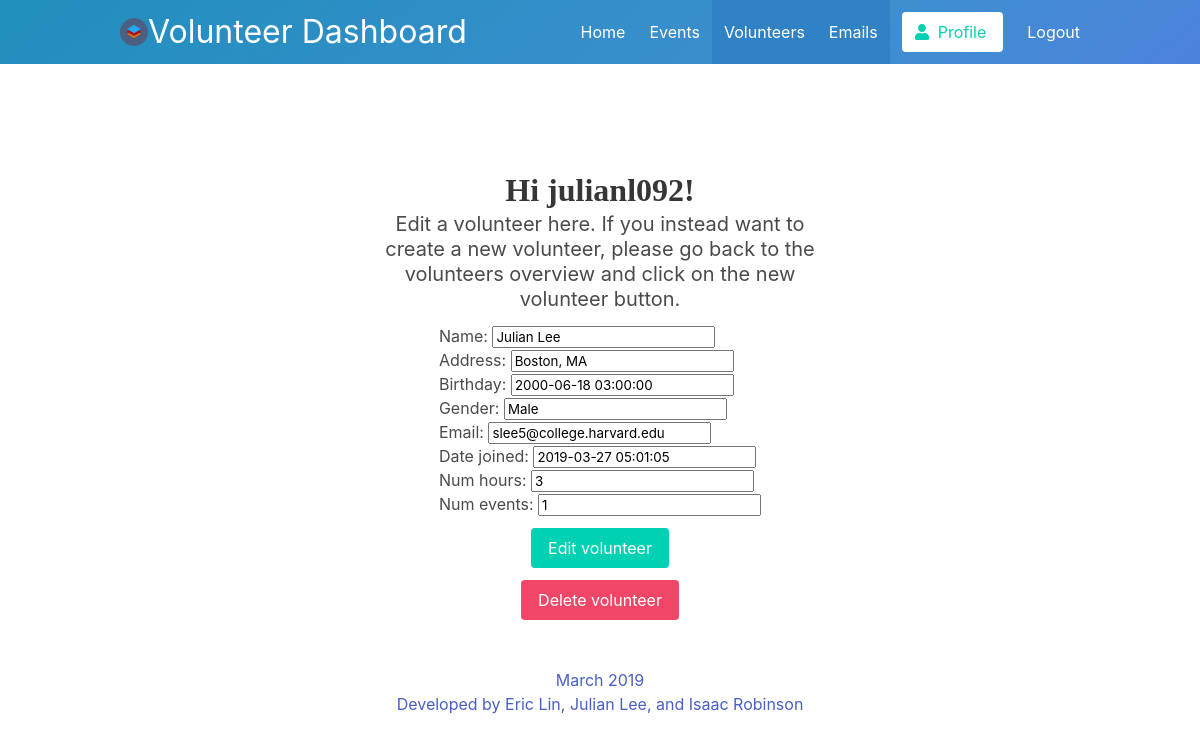
/volunteers/edit-volunteer/?id=3 (signed in), run on the app's committed database.
### users/models.py (models this page shows, shortened)
class CustomUser(AbstractUser):
    first_name = models.CharField(max_length=30)
    last_name = models.CharField(max_length=30)
    REQUIRED_FIELDS = ['first_name', 'last_name', 'email']

### volunteers/models.py (models this page shows, shortened)
class Volunteer(models.Model):		# To store events
 	name = models.CharField(max_length=256)
 	address = models.CharField(max_length=256)
 	birthday = models.DateTimeField(default=timezone.now)	# default is today
 	gender = models.CharField(max_length=16)
 	email = models.EmailField()
 	date_joined = models.DateTimeField(default=timezone.now)  # keeps track of when they joined
 	num_hours = models.IntegerField(default=0)
 	num_events = models.IntegerField(default=0)

### volunteers/views.py (the view, shortened to what this page needs)
# urls.py: path('edit-volunteer/', views.edit_volunteer, name='edit_volunteer'),	# path for editing volunteer view
def edit_volunteer(request):
	volunteer_id = request.GET.get('id', '')
	if volunteer_id == '':
		return render(request, 'form_error.html')	# error page
	else:
		form_instance = Volunteer.objects.get(id=volunteer_id)
		if request.method == "GET":		# render page to edit event
			form = VolunteerForm(instance=form_instance)
			context = {'form': form}
			return render(request, 'volunteers_edit.html',context)

### volunteers/forms.py
class VolunteerForm(forms.ModelForm):
	class Meta:
		model = Volunteer
		fields = (
			'name',
			'address',
			'birthday',
			'gender',
			'email',
			'date_joined',
			'num_hours',
			'num_events',
		)

### templates/volunteers_edit.html (shortened to what this page needs)
{% extends 'base.html' %}
{% block content %}
	{% if user.is_authenticated %}
    <section class="section">
      <div class="hero-body">
        <div class="container has-text-centered">
          <div class="column is-6 is-offset-3">
            <h1 class="title">
              Hi {{ user.username }}!
            </h1>
            <h2 class="subtitle">
              Edit a volunteer here. If you instead want to create a new volunteer, please go back to the volunteers overview and click on the new volunteer button.
            </h2>
          </div>
        </div>
        <form method="post">
          <div class="field is-grouped is-grouped-centered">
            <div class="control">
              {{ form.as_p }}
            </div>
          </div>
          <div class="field is-grouped is-grouped-centered">
            <div class="control">
              <button type="submit" class="button is-primary">Edit volunteer</button>
            </div>
          </div>
          <div class="field is-grouped is-grouped-centered">
            <div class="control">
              <input type="submit" value="Delete volunteer" class="button is-danger" name="delete">
            </div>
          </div>
        </form>
      </div>
      <div class="hero-foot is-light has-text-centered">
        <a>
          March 2019 <br>
          Developed by Eric Lin, Julian Lee, and Isaac Robinson
        </a>
      </div>
    </section>
	{% endif %}
{% endblock %}

### static/css/styles.css (style rules this page uses)
.title { font-family: Verdana; font-size: 15px; }

### data on the page
CustomUser: username "julianl092"
Volunteer: name "Julian Lee", address "Boston, MA", birthday "2000-06-18 03:00:00", gender "Male", email "slee5@college.harvard.edu", date_joined "2019-03-27 05:01:05", num_hours "3", num_events "1"
